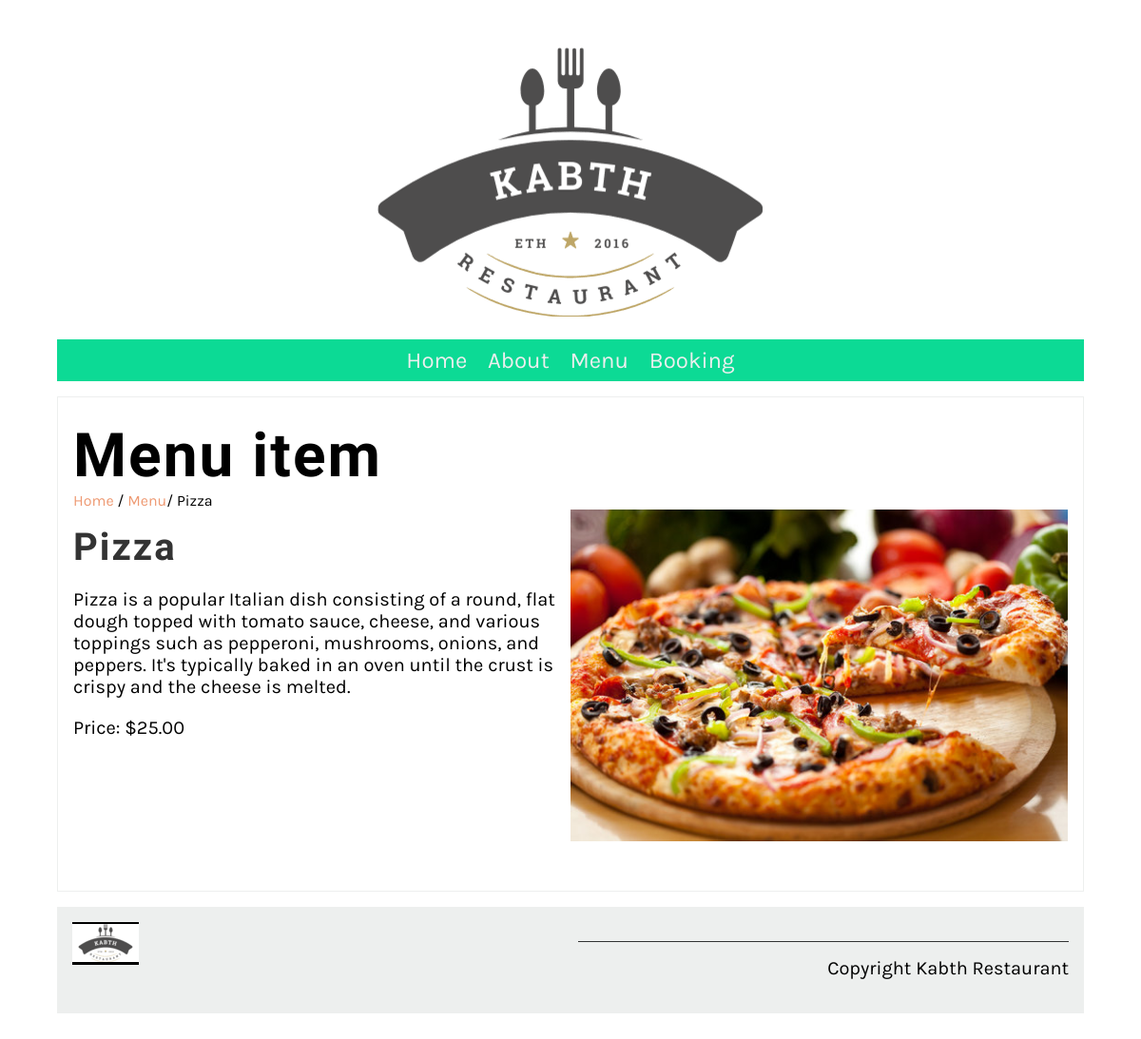
Page /menu_item/4/ on the committed database.
### restaurant/models.py (models this page shows, shortened)
class Menu(models.Model):
    name = models.CharField(max_length=250)
    price = models.IntegerField()
    description = models.TextField(max_length=1000)

### restaurant/views.py (the view)
# urls.py: path('menu_item/<int:pk>/', views.menu_item, name= "menu_item"),
def menu_item(request, pk=None):
    if pk:
        menu_item = models.Menu.objects.get(pk = pk)
    else:
        menu_item=""
    return render(request,"menu_item.html",{"menu_item":menu_item})

### restaurant/templates/menu_item.html
{% extends 'base.html' %}
{% load static %}
{% block content %}
<section>
    <article>
        <h1>Menu item</h1>
        <span>
            <a href="{% url 'home' %}">Home</a> /
            <a href="{% url 'menu' %}">Menu</a>/
            {{menu_item.name}}
        </span>
        <div class="row">
            <div class="column">
                <h2>
                    {{menu_item.name}}
                </h2>
                <p>
                    {{menu_item.description}}
                </p>
                <p>
                    Price: ${{menu_item.price}}.00
                </p>
            </div>
            <div class="column">
                <img src="{% static 'img/menu_items/' %}{{ menu_item.name|slugify }}.jpg" alt="{{ menu_item.name }}" />
            </div>
        </div>
    </article>
</section>
{% endblock %}

### restaurant/static/css/style.css (style rules this page uses)
body { font-family: 'Karla', sans-serif; margin-top: 3rem; margin-bottom: 3rem; margin-left: 5%; margin-right: 5%; }
h1, h2, h3, h4, h5, h6 { font-family: 'Markazi Text', serif; letter-spacing: 2px;; }
h1 { font-size: 4rem; margin-top: 1.5rem; margin-bottom: 0; }
h2 { font-size: 2.5rem; color: #333333; margin:1rem 0; }
p, ul { font-size: 1.25rem;; }
a { color: #EE9972; text-decoration: none; }
section { display: flex; gap: 2rem 1rem; margin-top: 1rem; margin-bottom: 1rem; flex-direction: row; }
article { flex:1; }
article img { max-width: 100%; }
main article { border: 1px solid #EDEFEE; padding-left: 1rem; padding-right: 1rem; }
.row { display: flex; flex-direction: row; width: 100%; padding-bottom: 1rem; }
.column { flex-basis: 50%; margin-bottom: 1rem; padding-bottom: 1rem; }

### rows in the picture
Menu: name "Pizza", description "Pizza is a popular Italian dish consisting of a round, flat dough topped with tomato sauce, cheese, and various toppings such as pepperoni, mushrooms, onions, and peppers. It's typically baked in an oven until the crust is crispy and the cheese is melted.", price "25"
